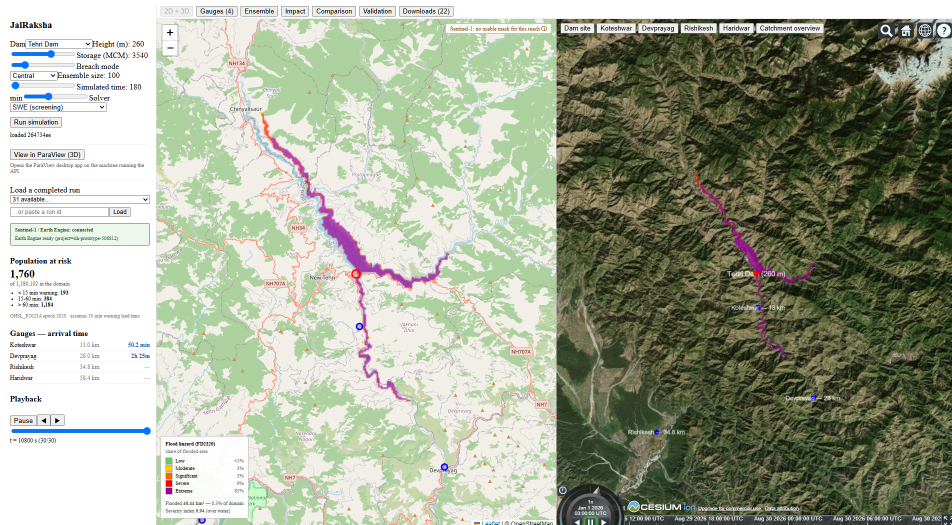
#> input picture tools/sih-presentation/assets/dash_workspace.png, 1904 x 1049 px (shown at 1/2 size)
$ python assets_prep.py
#> lines starting #> are read from the running program, lines starting #| are printed output that depends on the picture
"""
Prepare the imagery the SIH idea deck embeds.

    python tools/sih-presentation/assets_prep.py

Crops the raw captures down to the part of the frame that carries meaning, adds
a thin border so a light screenshot does not bleed into a white slide, and
downsamples so the finished .pptx stays small enough to upload comfortably.

Inputs:
  tools/sih-presentation/assets/dash_*.png   from capture_dashboard.py
  paraview/artifacts/*.png                   from the ParaView pipeline
Outputs:
  tools/sih-presentation/assets/prepared/*.png
"""

from __future__ import annotations

from pathlib import Path

from PIL import Image, ImageOps

HERE = Path(__file__).resolve().parent
ROOT = HERE.parent.parent
RAW = HERE / "assets"
OUT = RAW / "prepared"

BORDER = (0xC8, 0xD2, 0xDE)

# name -> (source path, crop box or None, target width in px)
#
# The dashboard captures are 1904x1049. x=313 is the right edge of the control
# panel, so cropping there drops the sidebar and keeps the panel content; the
# sidebar is quoted as text on the slides instead.
JOBS: dict[str, tuple[Path, tuple[int, int, int, int] | None, int]] = {
    # Slide 2 — the two map panes and the tab bar. The sidebar is cropped off:
    # at slide scale its readouts are illegible anyway, and the numbers it
    # carries are quoted as text on slide 5.
    "workspace": (RAW / "dash_workspace.png", (313, 8, 1904, 1049), 1500),
    # Slide 4 — the three gates plus the Ritter depth profile.
    "validation": (RAW / "dash_validation.png", (313, 45, 1904, 800), 1500),
    # Slide 5 — ensemble spread and peak depth.
    "ensemble": (RAW / "dash_ensemble.png", (313, 45, 1904, 770), 1400),
    # Slide 5 — real Copernicus terrain, Bhagirathi valley, ParaView.
    "terrain3d": (ROOT / "paraview/artifacts/phase8b_tehri_real.png", (170, 60, 1810, 1010), 1300),
    # Slide 3 — reservoir at rest on real terrain.
    "reservoir": (ROOT / "paraview/artifacts/phase3_reservoir.png", (170, 60, 1810, 1010), 1200),
}


def main() -> None:
    OUT.mkdir(parents=True, exist_ok=True)
    for name, (src, crop, width) in JOBS.items():
        if not src.exists():
            print(f"  ! missing {src}")
            continue
        im = Image.open(src).convert("RGB")
#> im is the input picture: PIL image 1904x1049 RGB; mean R, G, B 163.2, 169.4, 150
        if crop:
            im = im.crop(crop)
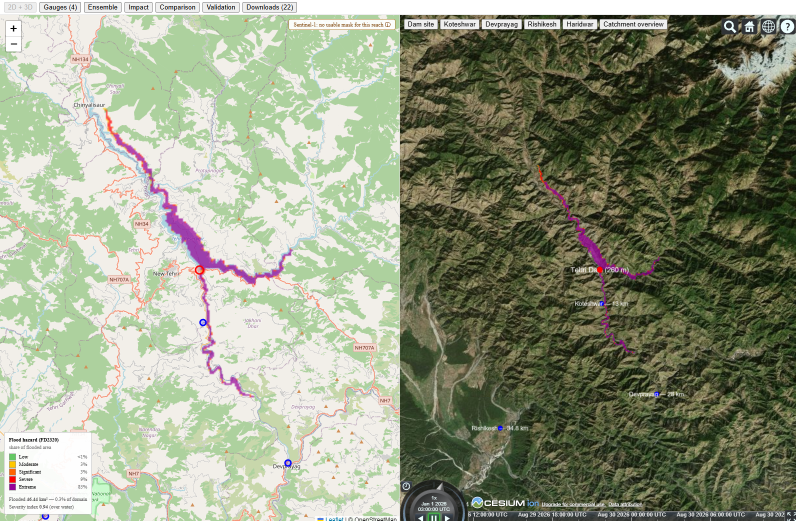
#> im: PIL image 1591x1041 RGB (shown at 1/2 size); mean R, G, B 147, 154.1, 130.6
        if im.width > width:
            height = round(im.height * width / im.width)
#> height = 981
            im = im.resize((width, height), Image.LANCZOS)
#> im: PIL image 1500x981 RGB
        im = ImageOps.expand(im, border=1, fill=BORDER)
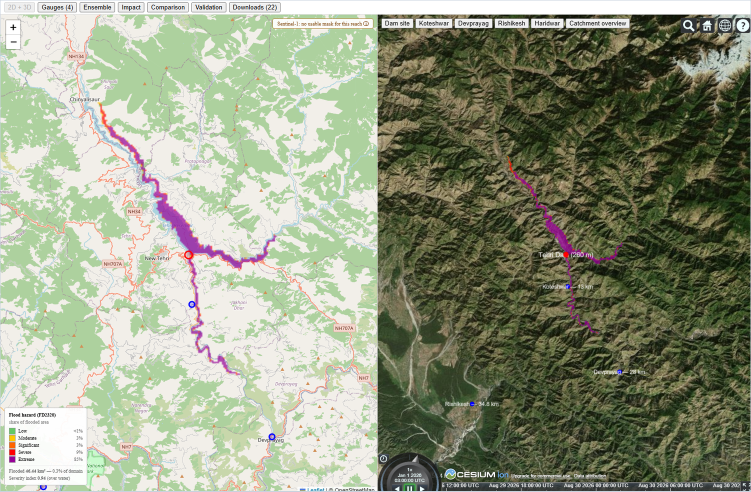
#> im: PIL image 1502x983 RGB (shown at 1/2 size); mean R, G, B 147.2, 154.2, 130.8
        dst = OUT / f"{name}.png"
        im.save(dst, optimize=True)
#> (the run stopped early here; a loop or call above may not have finished)
